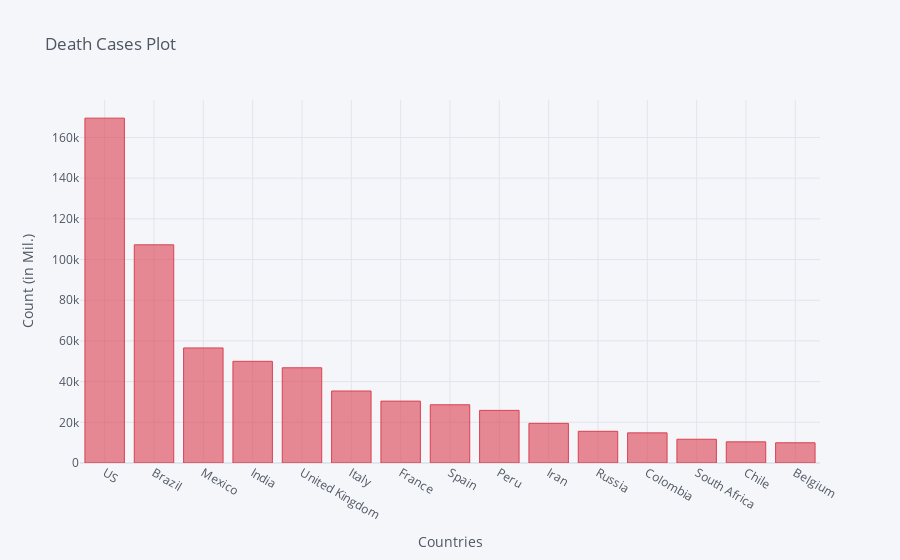

The notebook cell this image was saved under:
### Code cell
death_df2_plot.iplot(kind='bar', x='Country/Region', y='8/15/20',color='red',
                    title='Death Cases Plot',xTitle='Countries',yTitle='Count (in Mil.)')

### Figure 1 — Plotly figure (JSON) as saved in the notebook; plotly's stock layout.template omitted (floating-point values rounded to 4 significant figures)
{"data": [{"marker": {"color": "rgba(219, 64, 82, 0.6)", "line": {"color": "rgba(219, 64, 82, 1.0)", "width": 1}}, "name": "8/15/20", "orientation": "v", "text": "", "type": "bar", "x": ["US", "Brazil", "Mexico", "India", "United Kingdom", "Italy", "France", "Spain", "Peru", "Iran", "Russia", "Colombia", "South Africa", "Chile", "Belgium"], "y": [169481, 107232, 56543, 49980, 46791, 35392, 30410, 28617, 25856, 19492, 15585, 14810, 11677, 10395, 9935]}], "layout": {"legend": {"bgcolor": "#F5F6F9", "font": {"color": "#4D5663"}}, "paper_bgcolor": "#F5F6F9", "plot_bgcolor": "#F5F6F9", "title": {"font": {"color": "#4D5663"}, "text": "Death Cases Plot"}, "xaxis": {"gridcolor": "#E1E5ED", "showgrid": true, "tickfont": {"color": "#4D5663"}, "title": {"font": {"color": "#4D5663"}, "text": "Countries"}, "zerolinecolor": "#E1E5ED"}, "yaxis": {"gridcolor": "#E1E5ED", "showgrid": true, "tickfont": {"color": "#4D5663"}, "title": {"font": {"color": "#4D5663"}, "text": "Count (in Mil.)"}, "zerolinecolor": "#E1E5ED"}}}
